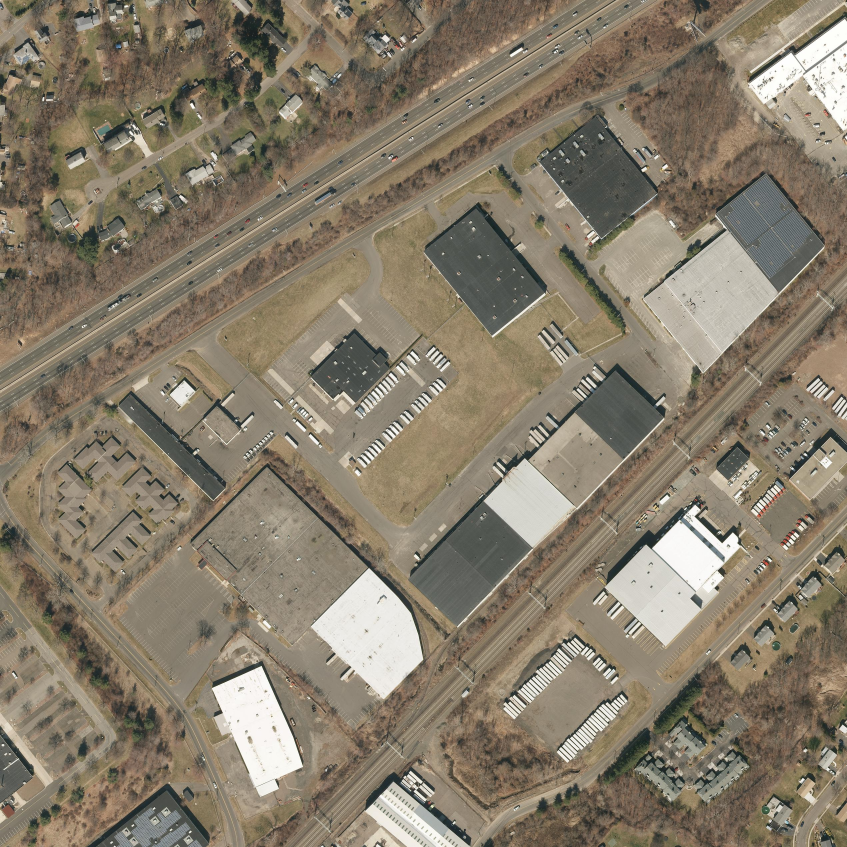
#> input picture geo-coding/sample-data/935655_sw.jpg, 2541 x 2541 px (shown at 1/3 size)
$ jupyter execute --allow-errors geo_coding.ipynb
#> lines starting #> are read from the running program, lines starting #| are printed output that depends on the picture; after the words box and inside, x2 and y2 are one past the last pixel; in counts of white or black regions, pixels touching at a corner belong together
[cell 1]
from skimage import io, measure
import matplotlib.pyplot as plt
plt.rcParams["font.family"] = "Times New Roman"
import geopandas as gpd
import numpy as np
from shapely.geometry import Polygon

Load RGB image and ground truth labeling for example tile "935655_sw"

[cell 2]
rgb = io.imread('sample-data/935655_sw.jpg')
#> rgb is the input picture: shape (2541, 2541, 3); mean R, G, B 134.9, 124.6, 107.1
label = io.imread('sample-data/935655_sw.png')
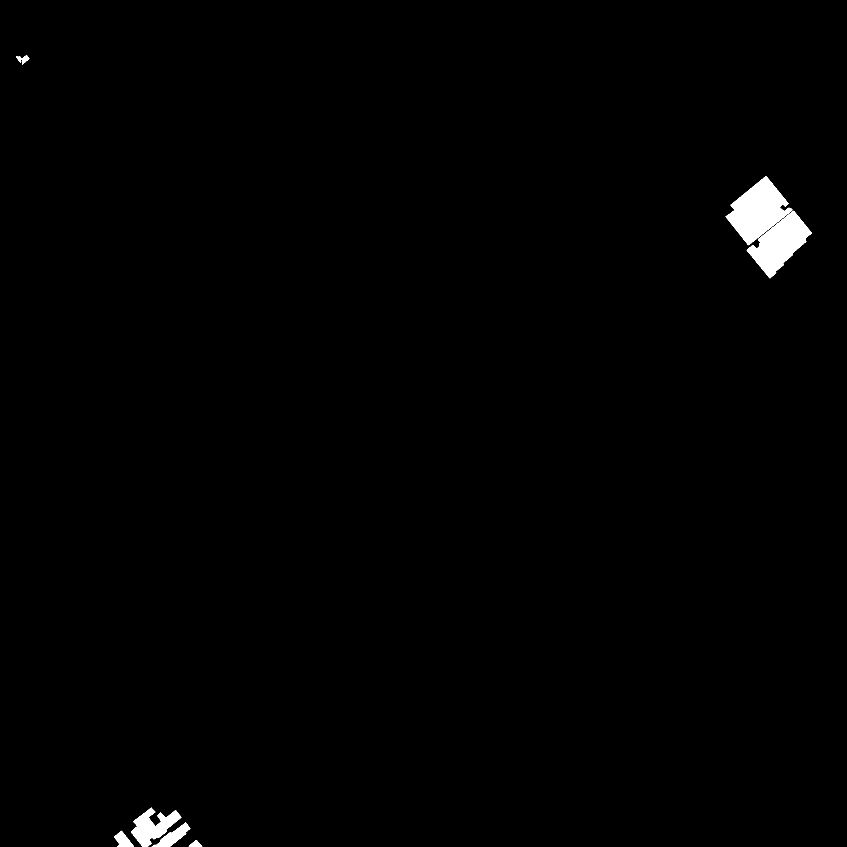
#> input picture geo-coding/sample-data/935655_sw.png, 2541 x 2541 px (shown at 1/3 size)
#> label: shape (2541, 2541); values 0 (black) and 1 (white), 0.82% white; 8 white regions, largest, box (x1, y1, x2, y2) and area: (2177, 528, 2377, 736) 21072, (2240, 632, 2436, 835) 18119, (393, 2423, 544, 2541) 8210

[cell 3]
plt.imshow(rgb)

[cell 4]
plt.imshow(label)

Load the shapefile which contains corner geospatial coordinates for each tile. This shapefile is not made public but could be requested from the [point of contact in CTECO's website](https://cteco.uconn.edu/metadata/dep/document/ortho_2016_fgdc_plus.htm).

#> (a cell that did not finish here is left out)

#> (a cell that did not finish here is left out)

#> (a cell that did not finish here is left out)

This shapefile contains 2 sets of tile coordinates. We use the ones noted in "UPPER_LE_X", `UPPER_LE_Y`, `LOWER_RI_X`, and `LOWER_RI_Y` as they clearly specified left/right and x/y.

#> (a cell that did not finish here is left out)

#> (a cell that did not finish here is left out)

The CRS used is [EPSG:2234](https://spatialreference.org/ref/epsg/nad83-connecticut-ftus/). (Unit: ftUS).

#> (a cell that did not finish here is left out)

#> (a cell that did not finish here is left out)

[cell 12]
rgb.shape
#> Out = (2541, 2541, 3)

As shown above, each side of the tile is 2500 $ft$ long in EPSG:2234 while each side of the RGB image is 2541 pixels long. Therefore, the conversion factor from pixels to ftUS is 2500/2541.

[cell 13]
conv_factor = 2500/2541
print(conv_factor)

[cell 14]
label_image = measure.label(label)
#> label_image: shape (2541, 2541) int64; 9 distinct labels, from 0 to 8

`measure.label` finds 8 connected group of pixels and assign a distinct integer value (starting from 1) to each group. We take the group whose assigned integer value is 3 as an example.

[cell 15]
np.unique(label_image)
#> Out = [0, 1, 2, 3, 4, 5, 6, 7, 8]

[cell 16]
plt.imshow(label_image == 3)
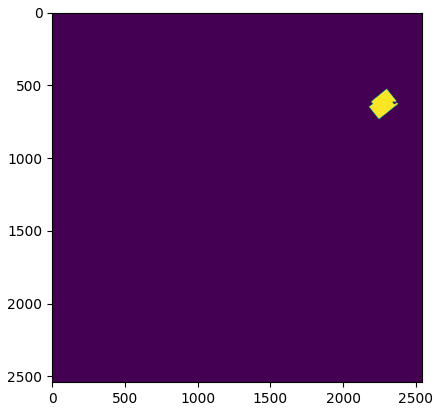
#> figure drawn by matplotlib, 1 panel

Then we find the bounding box coordinates for the 3rd labeled groups. Format: `(min_row, min_col, max_row, max_col)`.

[cell 17]
group_3 = label_image == 3
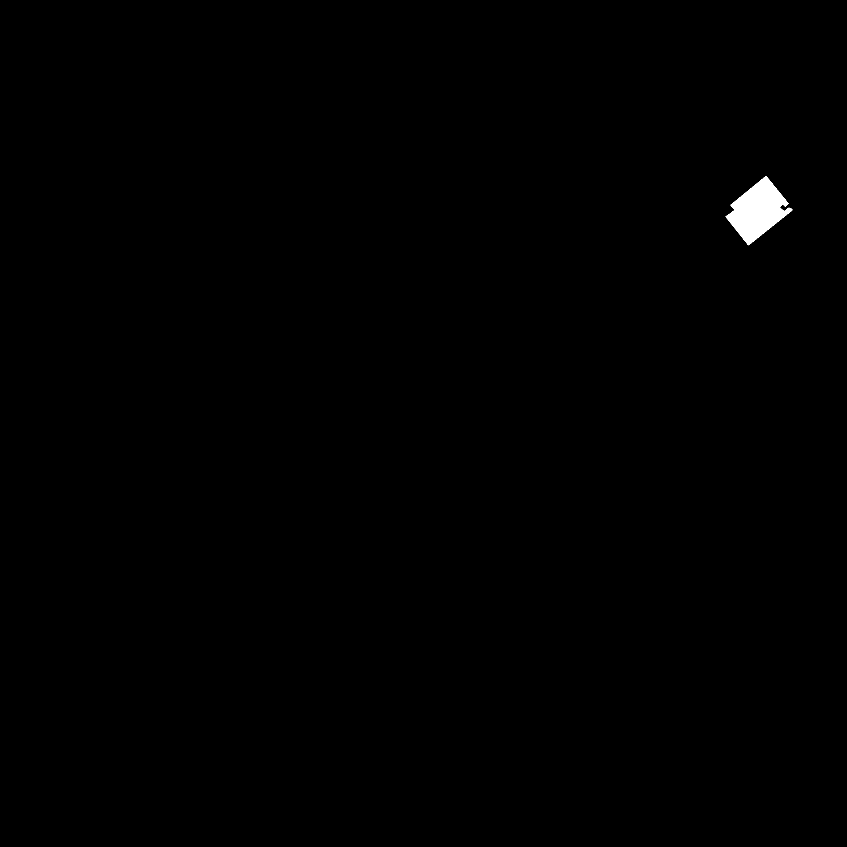
#> group_3: shape (2541, 2541) bool (shown at 1/3 size); 0.33% white; 1 white region
label_regionprops = measure.regionprops(group_3.astype(np.uint8))
#> label_regionprops = 1 regions; box (x1, y1, x2, y2) and area: (2177, 528, 2377, 736) 21072

[cell 18]
min_row, min_col, max_row, max_col = label_regionprops[0].bbox
#> min_row = 528; min_col = 2177; max_row = 736; max_col = 2377
print(min_row, min_col, max_row, max_col)
#| 528 2177 736 2377

Note that the origin point of the image in numpy array is at the top left corner but the tile coordinates starts at the bottom left. So the point (`UPPER_LE_X`, `LOWER_RI_Y`) is the corresponding reference point for (`min_row`, `max_col`).

#> (a cell that did not finish here is left out)

#> (a cell that did not finish here is left out)

#> (a cell that did not finish here is left out)

Above are the converted coordinates of the bounding box in EPSG:2234. We then make a polygon from these coordinates and convert to EPSG:4326 to get its lat/lon coordinates.

#> (a cell that did not finish here is left out)

Output the converted bounding box to GeoJSON format.

#> (a cell that did not finish here is left out)

[cell 24]
converted = io.imread('sample-data/converted.png')
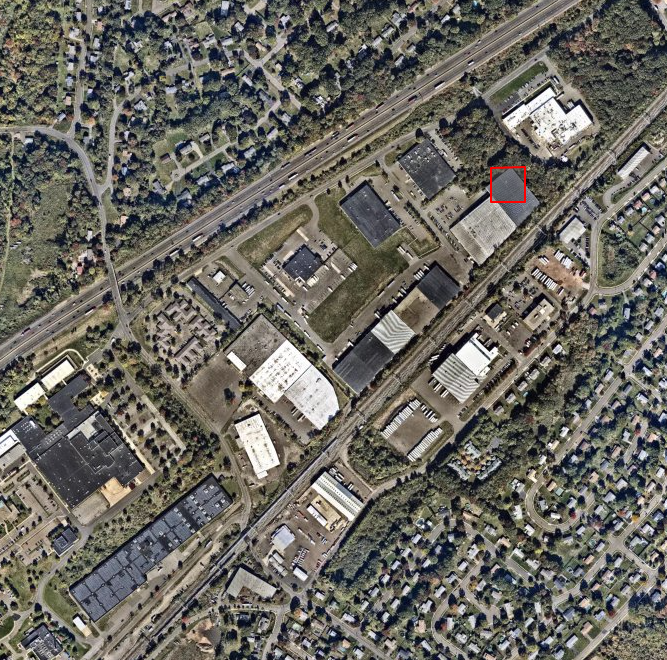
#> input picture geo-coding/sample-data/converted.png, 667 x 660 px
#> converted is the input picture: shape (660, 667, 4); mean R, G, B, A 106.5, 104.1, 96.8, 255

[cell 25]
fig, ax = plt.subplots(1, 3, figsize=(12, 4))

ax[0].imshow(rgb)
ax[1].imshow(group_3)
ax[2].imshow(converted)

for i, name in enumerate(
    [
        'RGB',
        'One of the Solar PV arrays labeled',
        'Converted version\n(visualized via geojson.io)'
    ]
):
    ax[i].axis('off')
    ax[i].set_title(name)

plt.show()
